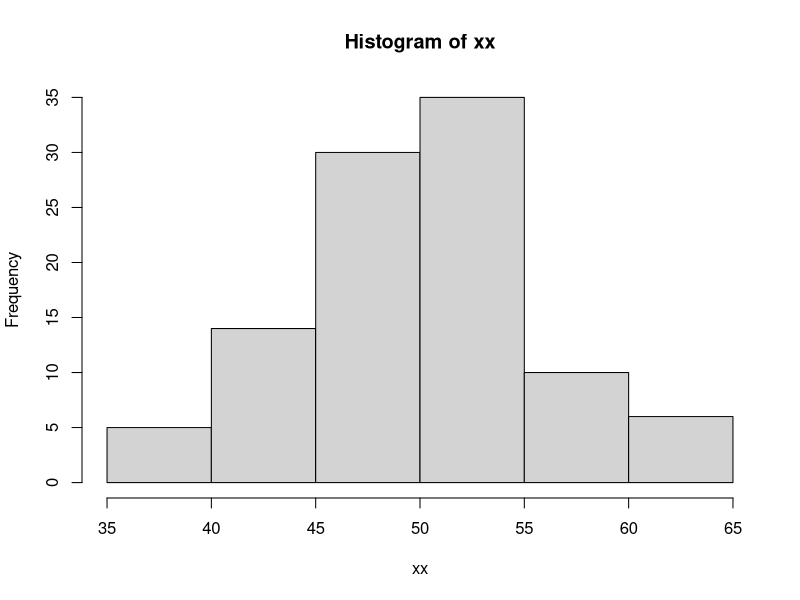
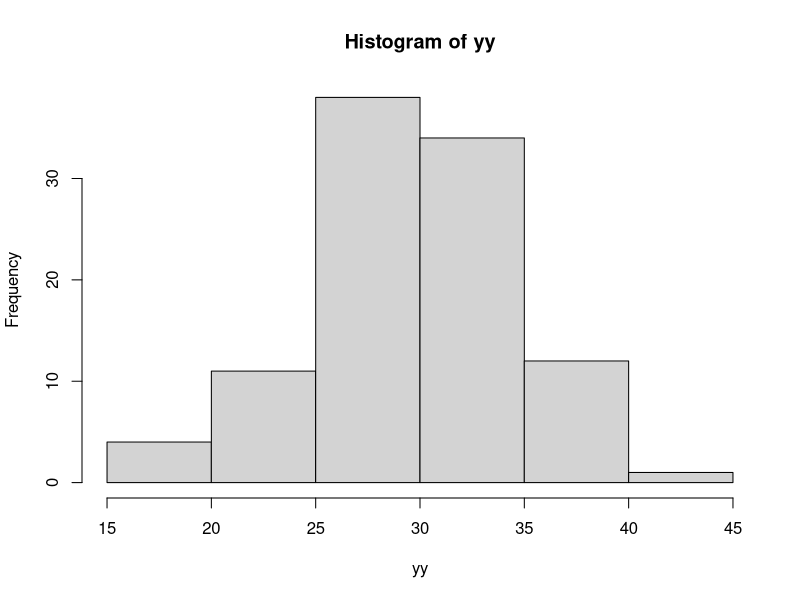
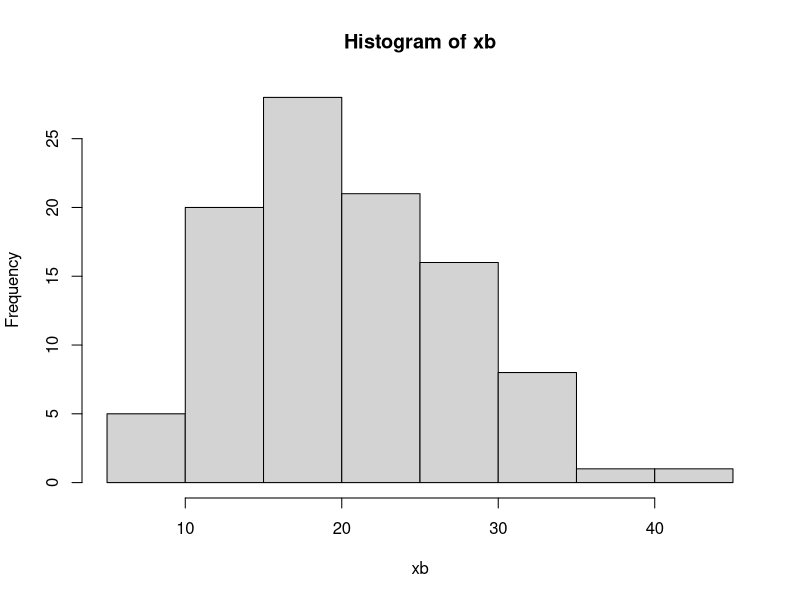
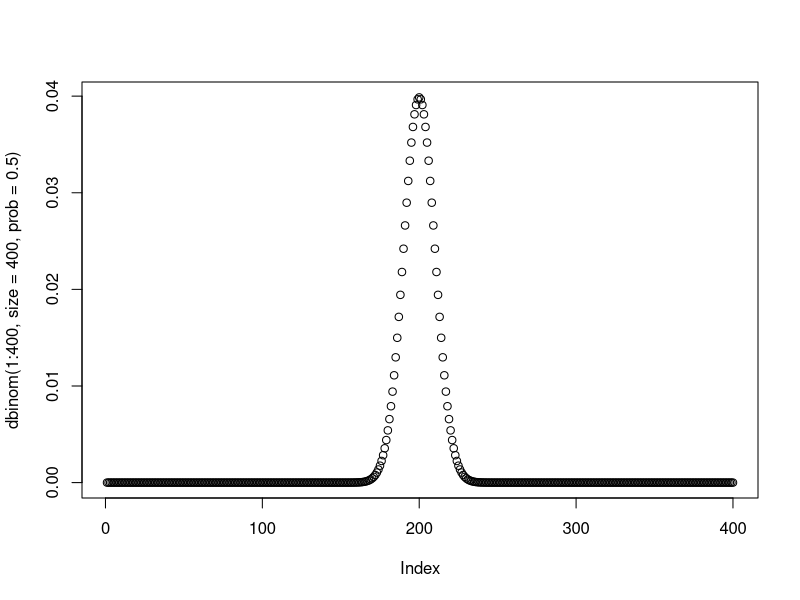
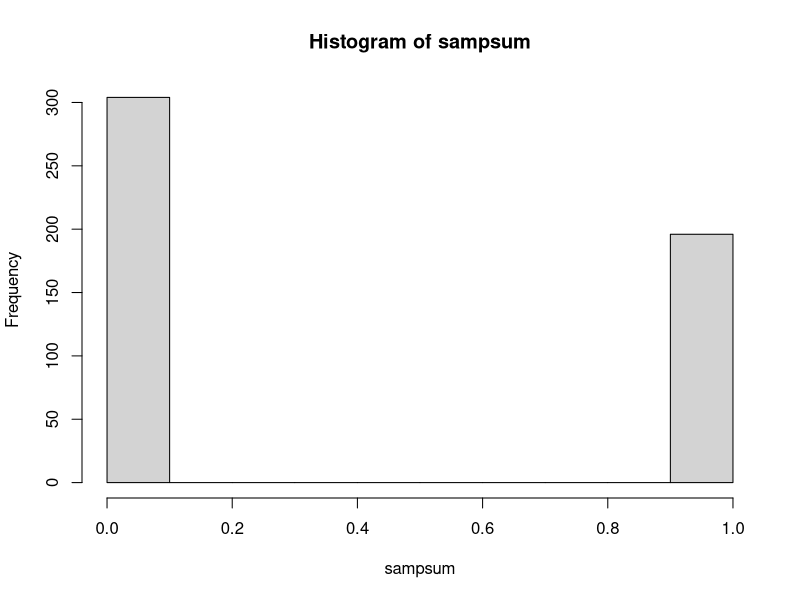
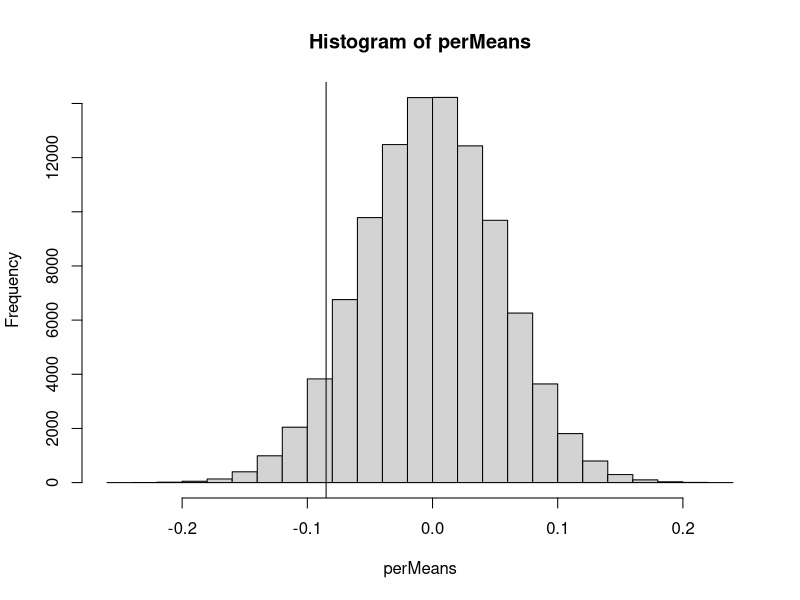

Generate these figures, in order, with R:
mat = matrix(c(1,2,3,43,45,5,5,5,66), nrow = 3)
mat

vecProd <- function(vector){
     
     tmp = 1
     for(ii in 1:(length(vector))){
          tmp = tmp * vector[ii]
     }
     
     return(tmp)
}


vps = numeric()
for(jj in 1:nrow(mat)){
     vps[jj] = vecProd(mat[jj,])
}
vps

# faster way
apply(mat, MARGIN = 1, prod)



dta = rbinom(100, size = 1, 0.3)

phat = mean(dta)

CI = c(phat + 1.96 * sqrt(phat * (1-phat) / 100), phat - 1.96 * sqrt(phat * (1-phat) / 100))
CI


ns = sum(dta == 1)
nf = sum(dta == 0)

CI2 <- 1/100*c(ns + 1.96 * sqrt(1/100 * ns * nf), ns - 1.96 * sqrt(1/100 * ns * nf))



xx = rbinom(100, 100, 0.5)
hist(xx)


yy = rbinom(100, 100, 0.3)
hist(yy)


xb = xx - yy
hist(xb)


SE = sqrt(sum((xb - mean(xb))^2) / (length(xb) - 1))


# t-test for diff in means == 0 

tstat <- (mean(xb) - 0)  / (SE / sqrt(100))

tstat
qt(df = 99, p = 0.975)


# 95% CI
ts = qt(df = 99, p = 0.975)
c(mean(xb) - ts * (SE / sqrt(100)), mean(xb) + (SE / sqrt(100)))



# diff in proportions
samp1 = rbinom(size = 1, n = 400,prob = 0.4)
samp2 = rbinom(size = 1, n = 100, prob = 0.5)
p1 = mean(samp1)
p2 <- mean(samp2)

pc = abs(p1 - p2)


df1 <- data.frame(succ = c(sum(samp1), sum(samp2)), 
                  fail = c(sum(!samp1), sum(!samp2)), 
                  trt = c("A","B"))

m1 <- glm(cbind(succ, fail)~ trt, data = df1, family = binomial)
summary(m1)
drop1(m1, test = "LRT")
anova(m1, update(m1, .~. - trt), test = "LRT")


# tests if smok is significantly higher than the reference
# like this:
p1 = 351/605
p2 <- 41/195

pc = p1 - p2
SE = sqrt((p2*(1-p2)) * (1/195))

pc/SE









SE = sqrt( (pc*(1-pc)) * (1/length(samp1) + 1/length(samp2)))
SE


stattt <- (pc) / (SE )

pnorm(stattt, lower.tail = FALSE) * 2



tb = (rbind(table(samp1), table(samp2)))

tb = tb[, 2:1]


prop.test(tb, correct = FALSE)

binom.test(x = sum(samp1), n = length(samp1))


n = length(samp1)
SE = sqrt(p1 * (1-p1) / n )+  0.5/n


abs((p1 - 0.5)/SE)
pnorm(abs((p1 - 0.5)/SE), lower.tail = FALSE) * 2


# exact binomial test, using binomial pmf

sum(samp1)
mean(samp1)

# exact test
pbinom(sum(samp1), size = length(samp1), prob = 0.5) * 2

plot(dbinom(1:400, size = 400, prob = 0.5))


# randomization test

sampsum <- c(samp1, samp2)
hist(sampsum)

# resample (bootstrap) to get a dist of means
perm <- function(o){
     reshuff = sample(sampsum, replace = TRUE)
     s1New <- reshuff[1:length(samp1)]
     s2New <- reshuff[(length(samp1) + 1):length(reshuff)]
     return(mean(s1New) - mean(s2New))
}

perMeans <- replicate(100000, perm())
hist(perMeans)
abline(v = (mean(samp1) - mean(samp2)))
mean(perMeans < (mean(samp1) - mean(samp2))) * 2
